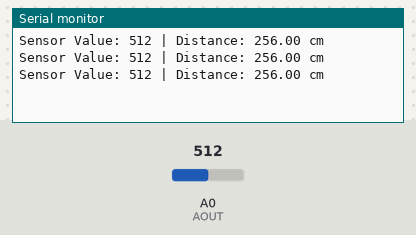
A sketch run on a simulated Arduino Uno, built with avr-gcc and run on an emulated ATmega328P. Parts: the last lines printed to the serial monitor. The test bench sets the inputs (shaded band); at power-on: A0 (AOUT) = 512.

Above: at 1.3 s.
1.4 s: A0 (AOUT) set to 716
At 1.9 s:
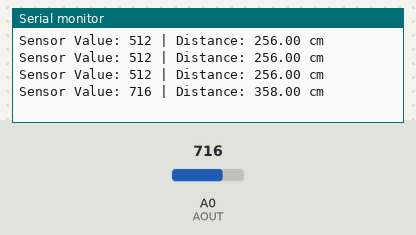
2.9 s: A0 (AOUT) set to 900
At 3.4 s:
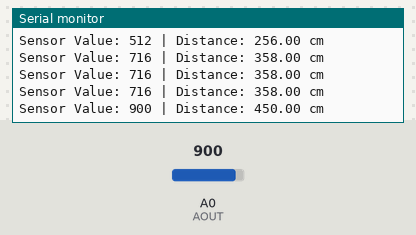
Timing chart, 0 to 5.9 s (numbered marks = the images above; inputs shaded):
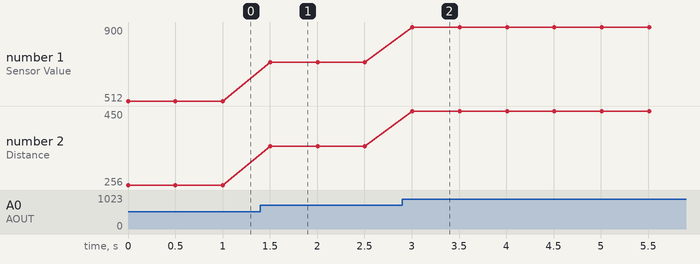

The sketch:

water_level_test.ino
```cpp
#define AOUT A0 // Analog signal output pin of URM09

void setup() {
  Serial.begin(9600); // Initialize serial communication
  pinMode(AOUT, INPUT);
}

void loop() {
  int sensorValue = analogRead(AOUT); // Read the analog value from the sensor
  float distance = sensorValue / 2.0; // Calculate distance based on the fitting formula

  // Output the analog value and the calculated distance
  Serial.print("Sensor Value: ");
  Serial.print(sensorValue);
  Serial.print(" | Distance: ");
  Serial.print(distance, 2); // Distance rounded to two decimal places
  Serial.println(" cm");

  delay(500); // Output data every 500ms
}
```

Measured:
- after the input at 1.4 s, the serial monitor: prints a new line after 0.10 s (image 1)
- after the input at 2.9 s, the serial monitor: prints a new line after 0.11 s (image 2)
- plotted number 1: 512 → 716 after the input at 1.4 s, 716 → 900 after the input at 2.9 s
- plotted number 2: 256 → 358 after the input at 1.4 s, 358 → 450 after the input at 2.9 s
